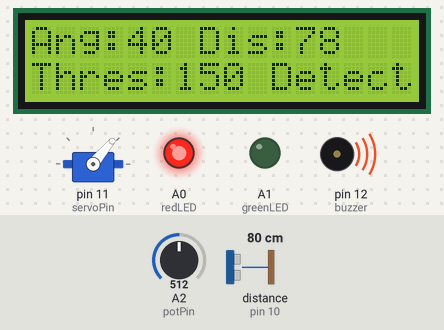
Recording of a sketch running on a simulated Arduino Uno, built with avr-gcc and run on an emulated ATmega328P. Parts: servo, 16×2 character LCD, output pins drawn as LEDs (lit = HIGH), buzzer (waves = sounding, pin HIGH). Wiring (inferred from the names in the program): ultrasonic range finder: trigger pin 9; echo pin 10. Inputs (shaded band) come from the test bench; at power-on: distance to the obstacle (sensor on pin 10) 80 cm, A2 (potPin) = 512. The echo pulse lasts 58.3 µs per cm; pins used as bus, display or sensor lines are not drawn.

Above: at 3.2 s.
3.3 s: distance to the obstacle (sensor on pin 10) set to 147 cm
At 3.45 s:
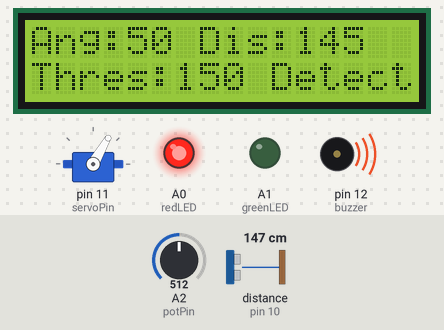
5.4 s: distance to the obstacle (sensor on pin 10) set to 156 cm
At 5.61 s:
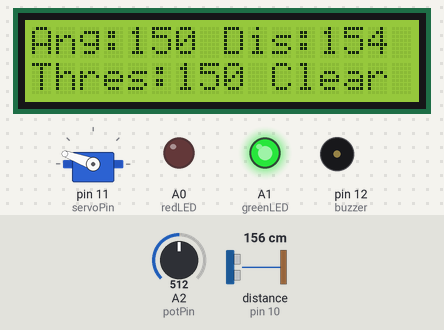
7.6 s: A2 (potPin) set to 525
At 10.59 s:
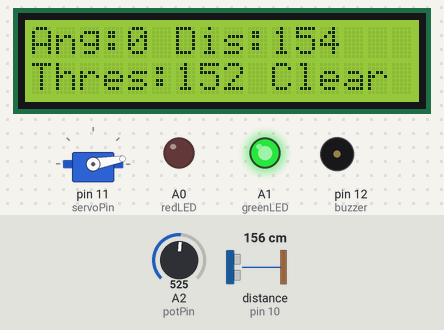
11.6 s: A2 (potPin) set to 550
At 18.82 s:
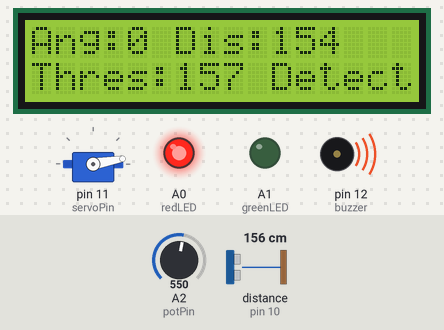
24.1 s: distance to the obstacle (sensor on pin 10) set to 2 cm
At 24.22 s:
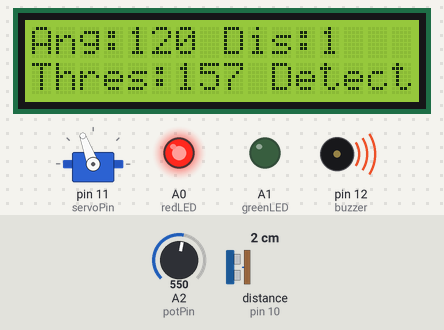
25.6 s: A2 (potPin) set to 511
At 27.12 s:
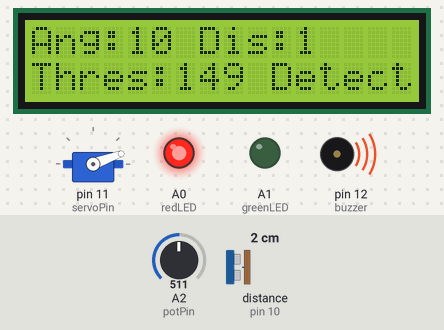
Timing chart, 0 to 29.3 s (numbered marks = the images above; inputs shaded):
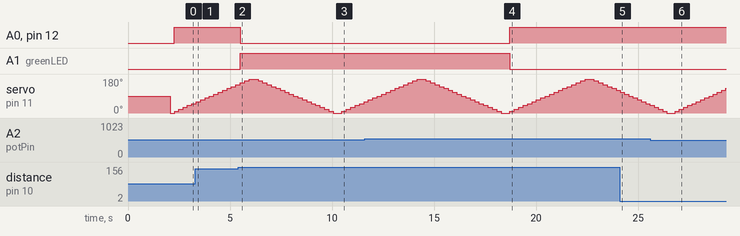

The sketch:

radar_detection_system_1.ino
```cpp
 #include <Servo.h>
#include <LiquidCrystal.h>

#define trigPin 9
#define echoPin 10
#define servoPin 11
#define buzzer 12
#define redLED A0
#define greenLED A1
#define potPin A2  // Potentiometer pin

LiquidCrystal lcd(7, 6, 5, 4, 3, 2);
Servo myServo;

long duration;
int distance;
int angle;
int threshold;

void setup() {
  pinMode(trigPin, OUTPUT);
  pinMode(echoPin, INPUT);
  pinMode(buzzer, OUTPUT);
  pinMode(redLED, OUTPUT);
  pinMode(greenLED, OUTPUT);

  myServo.attach(servoPin);
  lcd.begin(16, 2);
  lcd.print("Radar Starting...");
  delay(2000);
  lcd.clear();
}

void loop() {
  // Read threshold from potentiometer (range: 50 to 250 cm)
  int potValue = analogRead(potPin);
  threshold = map(potValue, 0, 1023, 50, 250);

  for (angle = 0; angle <= 180; angle += 10) {
    myServo.write(angle);
    delay(200);
    distance = getDistance();

    displayData(angle, distance, threshold);
    checkObject(distance, threshold);
  }

  for (angle = 180; angle >= 0; angle -= 10) {
    myServo.write(angle);
    delay(200);
    distance = getDistance();

    displayData(angle, distance, threshold);
    checkObject(distance, threshold);
  }
}

int getDistance() {
  digitalWrite(trigPin, LOW);
  delayMicroseconds(2);

  digitalWrite(trigPin, HIGH);
  delayMicroseconds(10);
  digitalWrite(trigPin, LOW);

  duration = pulseIn(echoPin, HIGH);
  return duration * 0.034 / 2;  // Convert to cm
}

void displayData(int angle, int distance, int threshold) {
  lcd.clear();
  lcd.setCursor(0, 0);
  lcd.print("Ang:");
  lcd.print(angle);
  lcd.print(" Dis:");
  lcd.print(distance);

  lcd.setCursor(0, 1);
  lcd.print("Thres:");
  lcd.print(threshold);
}

void checkObject(int distance, int threshold) {
  if (distance < threshold) {
    digitalWrite(redLED, HIGH);
    digitalWrite(greenLED, LOW);
    digitalWrite(buzzer, HIGH);

    lcd.setCursor(10, 1);
    lcd.print("Detect");
  } else {
    digitalWrite(redLED, LOW);
    digitalWrite(greenLED, HIGH);
    digitalWrite(buzzer, LOW);

    lcd.setCursor(10, 1);
    lcd.print("Clear ");
  }
}
```

Measured:
- the behaviour switches between 151 and 152 cm on distance to the obstacle (sensor on pin 10) (found by bisection; images 1 and 2)
- the behaviour switches between 537 and 538 on A2 (potPin) (found by bisection; images 3 and 4)
- after the input at 5.4 s, A0 (redLED), pin 12 (buzzer): HIGH → LOW after 0.10 s; A1 (greenLED): LOW → HIGH after 0.10 s; the display: changes after 0.10 s (image 2)
- after the input at 11.6 s, A0 (redLED), pin 12 (buzzer): LOW → HIGH after 7.1 s; A1 (greenLED): HIGH → LOW after 7.1 s; the display: first differs from a run without the input after 7.1 s (image 4)
